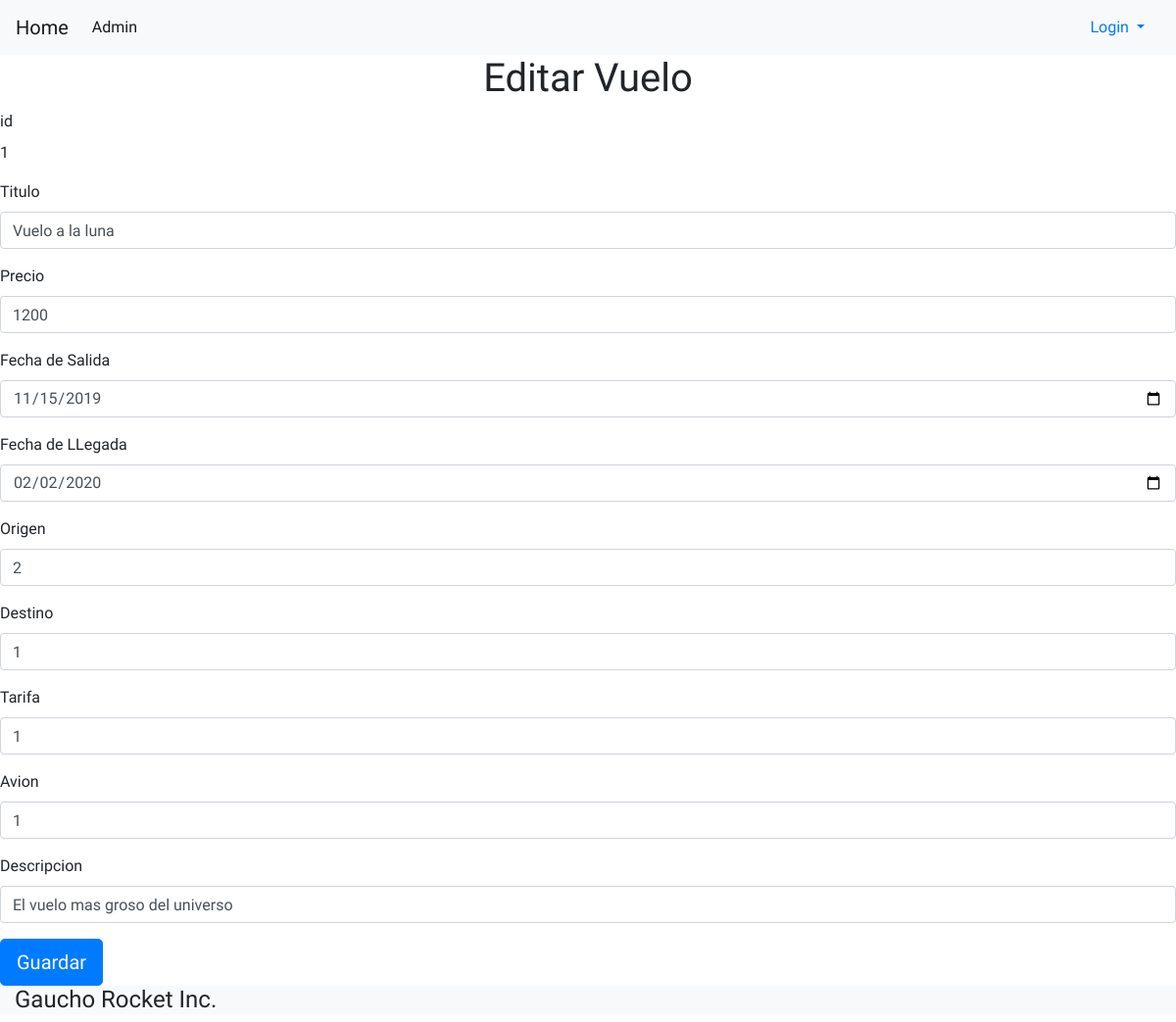
/gaucho-rocket/admin/editarVuelo?id=1 (signed in), run on the app's committed database.
### tables this page shows
CREATE TABLE  Vuelo  (
   id  int(11) PRIMARY KEY,
   titulo  varchar(255) DEFAULT NULL,
   precio  int(11) DEFAULT NULL,
   fecha_salida  date DEFAULT NULL,
   fecha_llegada  date DEFAULT NULL,
   origen_id  int(11) DEFAULT NULL,
   destino_id  int(11) DEFAULT NULL,
   tarifa_id  int(11) DEFAULT NULL,
   descripcion  varchar(255) DEFAULT NULL,
   avion_id  int(11) DEFAULT NULL
);

### core/View.php (called while the page is built, shortened)
<?php
class View
{
    function generate($content_view, $template_view, $data = null){
        $this->path = Path::getInstance("config/path.ini");
        require_once( $this->path->getPage("view", $template_view) );
    }
}

### application/controller/controller_admin.php (called while the page is built, shortened)
<?php
class Controller_Admin extends Controller {
  private $view;
  private $vuelo;
  function __construct() {
    $this->path = Path::getInstance("config/path.ini");
    require_once($this->path->getPage("model", "Vuelo.php"));
    $this->vuelo = new Vuelo();
    $this->view = new View();
  }
  function editarVuelo(){
    $id=$_GET['id'];
    $result = $this->vuelo->obtenerVueloPorId($id);
    $data = json_decode($result,true);
    $this->view->generate('Admin/view_admin_editar_vuelos.php', 'template_admin.php',$data);
  }
}

### index.php (called while the page is built, shortened)
<?php
require_once("./core/helpers/Path.php");
$path = Path::getInstance("config/path.ini");
require_once( $path->getPage("core", "View.php") );
require_once( $path->getPage("core", "Router.php") );
require_once( $path->getPage("helpers", "Database.php") );
require_once("./core/helpers/Config.php");
$router = new Router($_SERVER['REQUEST_URI']);
$router->start();

### core/helpers/Path.php (called while the page is built, shortened)
<?php
class Path
{
    public function getEvent($controller, $action) {
        $event = "http://" . $_SERVER['HTTP_HOST'] . "/" . 'gaucho-rocket' . "/". $controller . "/" . $action ;
        return $event;
    }
}

### application/model/Vuelo.php (called while the page is built, shortened)
<?php
class Vuelo
{
  private $database;
  public function __construct() {
    $this->database = new Database();
  }
  function obtenerVueloPorId ($id) {
    $sql = "SELECT * FROM Vuelo where id = $id;";
    $query = $this->database->query($sql);
    $result = $query->fetch_all(MYSQLI_ASSOC);
    return json_encode($result);
  }
}

### core/helpers/Config.php (called while the page is built, shortened)
<?php
class Config {
    private static $config;
    public static function init($configFile) {
        self::$config = parse_ini_file($configFile, true);
    }
    public static function getParam($section, $param) {
        return self::$config[$section][$param];
    }
}

### core/helpers/Database.php (called while the page is built, shortened)
<?php
class Database extends mysqli {
    public function __construct() {
        $hostname = Config::getParam("database", "hostname");
        $username = Config::getParam("database", "username");
        $password = Config::getParam("database", "password");
        $database = Config::getParam("database", "database");
    }
}

### application/view/Admin/view_admin_editar_vuelos.php (the view, shortened to what this page needs)
<h1 class="text-center">Editar Vuelo</h1>
<?php
    foreach ($data as $fila) {
?>
 <form action="<?php echo $path->getEvent('admin', 'actualizaVuelo'); ?>" method="POST">
  <div class="form-group">
     <label for="id">id</label>
     <p><?php echo $fila['id']?></p>
   </div>
   <div class="form-group">
     <label for="titulo">Titulo</label>
     <input type="text" name="titulo" class="form-control" id="titulo" value="<?php echo $fila['titulo']?>" required placeholder="Titulo">
   </div>
   <div class="form-group">
     <label for="precio">Precio</label>
     <input type="number" name="precio" class="form-control" id="precio" value="<?php echo $fila['precio']?>" required placeholder="Precio">
   </div>
   <div class="form-group">
     <label for="fecha_salida">Fecha de Salida</label>
     <input type="date" name="fecha_salida" class="form-control" id="fecha_salida" value="<?php echo $fila['fecha_salida']?>" required placeholder="Fecha de Salida">
   </div>
   <div class="form-group">
     <label for="fecha_llegada">Fecha de LLegada</label>
     <input type="date" name="fecha_llegada" class="form-control" id="fecha_llegada" value="<?php echo $fila['fecha_llegada']?>" required placeholder="Fecha de LLegada">
   </div>
   <div class="form-group">
       <label for="origen_id">Origen</label>
       <input type="number" name="origen_id" class="form-control" id="origen_id" value="<?php echo $fila['origen_id']?>" required placeholder="Origen">
    </div>
    <div class="form-group">
        <label for="destino_id">Destino</label>
        <input type="number" name="destino_id" class="form-control" id="destino_id" value="<?php echo $fila['destino_id']?>" required placeholder="Destino">
    </div>
    <div class="form-group">
        <label for="tarifa_id">Tarifa</label>
        <input type="number" name="tarifa_id" class="form-control" id="tarifa" value="<?php echo $fila['tarifa_id']?>" required placeholder="Tarifa">
    </div>
    <div class="form-group">
        <label for="equipo_id">Avion</label>
        <input type="number" name="avion_id" class="form-control" id="avion_id" value="<?php echo $fila['avion_id']?>" required placeholder="Avion">
    </div>
    <div class="form-group">
        <label for="descripcion">Descripcion</label>
        <input type="text" name="descripcion" value="<?php echo $fila['descripcion']?>" class="form-control" id="descripcion"  placeholder="Descripcion">
    </div>
    <input type="submit" class="btn btn-primary btn-lg" value="Guardar">
</form>
<?php }
  ?>

### application/view/template_admin.php (style rules this page uses)
html,body,h1,h2,h3,h4,h5 { font-family: "Raleway", sans-serif }

### data on the page
vuelo: id "1", titulo "Vuelo a la luna", precio "1200", fecha_salida "11/15/2019", fecha_llegada "02/02/2020", origen_id "2", destino_id "1", tarifa_id "1", avion_id "1", descripcion "El vuelo mas groso del universo"
